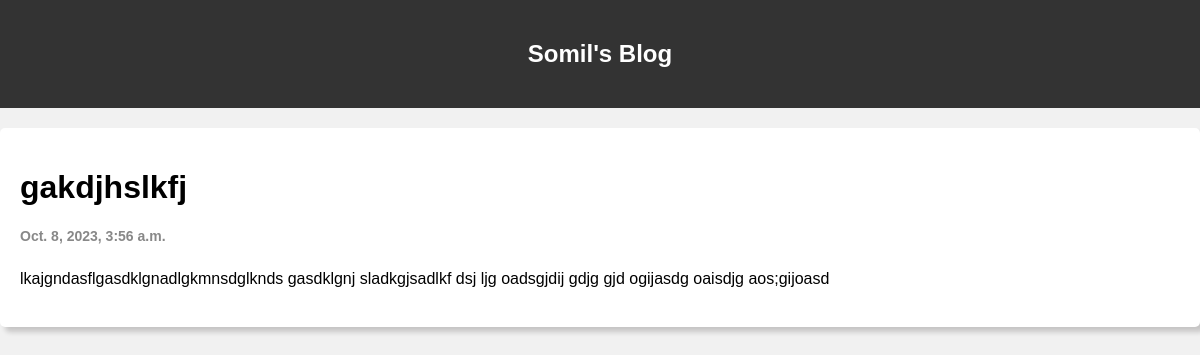
Screenshot of /post/2 with the database file from the repository.
### posts/models.py (models this page shows)
class Post(models.Model):
    title = models.CharField(max_length=100)
    body = models.CharField(max_length=10000)
    created_at = models.DateTimeField(default=datetime.now, blank=True)

### posts/views.py (the view)
# urls.py: path('post/<str:pk>', views.post, name='post')
def post(request, pk):
    post = Post.objects.get(id=pk)
    return render(request, 'post.html', {'post': post})

### templates/post.html (shortened to what this page needs)
<!DOCTYPE html>
<html lang="en">
<head>
</head>
<body>
    <div class="header">
        <h2>Somil's Blog</h2>
    </div>
    <div class="row">
        <div class="leftcolumn">
            <div class="card">
                <h1>{{post.title}}</h1>
                <h5>{{post.created_at}}</h5>
                <p>{{post.body}}</p>
            </div>
        </div>
    </div>
</body>
</html>

### templates/post.html (style rules this page uses)
* { box-sizing: border-box; }
body { font-family: Arial, sans-serif; padding: 0; margin: 0; background: #f1f1f1; }
.header { background: #333; color: white; text-align: center; padding: 20px 0; }
.card { background-color: white; padding: 20px; margin: 20px 0; border-radius: 5px; box-shadow: 5px 5px 5px rgba(29, 27, 27, 0.2); transition: 1s; }
.card h5 { font-size: 14px; color: #888; margin-top: 5px; }
.card p { font-size: 16px; line-height: 1.5; }

### rows the page displays
Post: title "gakdjhslkfj", created_at "Oct. 8, 2023, 3:56 a.m.", body "lkajgndasflgasdklgnadlgkmnsdglknds gasdklgnj sladkgjsadlkf dsj ljg oadsgjdij gdjg gjd ogijasdg oaisdjg aos;gijoasd"
